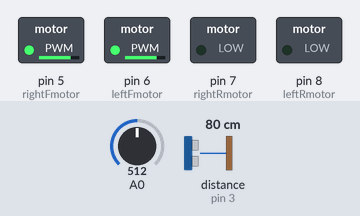
Bench run of a sketch on a simulated Arduino Leonardo, built with avr-gcc and run on an emulated ATmega32U4. On the bench: switched loads named in the sketch (green lamp = pin HIGH). Wiring (inferred from the names in the program): ultrasonic range finder: trigger pin 3; echo pin 3. The inputs (shaded band) are chosen by the test bench; at power-on: distance to the obstacle (sensor on pin 3) 80 cm, A0 = 512. The echo pulse lasts 58.3 µs per cm; what the sketch prints to the serial monitor is not drawn.

Above: at 1.2 s.
1.3 s: distance to the obstacle (sensor on pin 3) set to 7 cm
2.8 s: distance to the obstacle (sensor on pin 3) set to 4 cm
At 3.2 s:
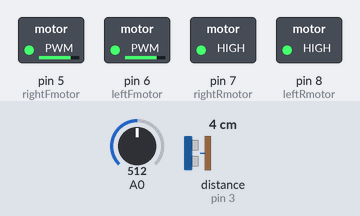
Timing chart, 0 to 5.8 s (numbered marks = the images above; inputs shaded):
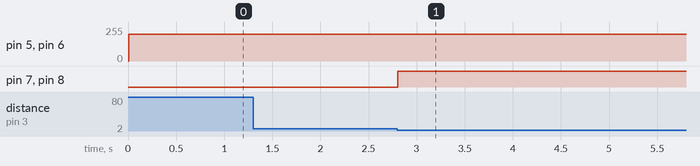

The sketch:

automove1.01.ino
```cpp
/*
091513	Configure Ultrasonic Sensor
091613	Configure bot movement relative to encoder pair
*/

#define leftFmotor 6 //M1 Speed Control
#define rightFmotor 5 //M2 Speed Control
#define leftRmotor 8 //M1 Direction Control
#define rightRmotor 7 //M2 Direction Control
#define distancesensorPin 3
int leftmotorSpeed=200;
int rightmotorSpeed=200;
long count = 0;
int rawsensorData = 0;
int sensorData1= 0;
int sensorData0 = 0;
boolean movingForward=false;
boolean crash=false;
int crashzone=5; //Value in centimiters

void setup()
{
	Serial.begin(9600);
	pinMode(distancesensorPin, OUTPUT);
	for(int i=5; i<=8; i++) {
		pinMode(i, OUTPUT);
	}
}

void loop()
{
	int x=((encoderCount()) - 10);
        if((getDistance()) < crashzone) {
                crash=true;
        }
        if(crash == false) {
                forward();
        }
        if(crash == true) {
			do {
                	reverse();
			}
			while((encoderCount()) >  x);
			crash=false;
        }
        Serial.println(encoderCount());
}

void stop()
{
	digitalWrite(leftFmotor, LOW);
        digitalWrite(rightFmotor, LOW);
        digitalWrite(leftRmotor, LOW);
        digitalWrite(rightRmotor, LOW);
}

void forward()
{
	analogWrite(leftFmotor, leftmotorSpeed);
		analogWrite(rightFmotor, rightmotorSpeed);
		digitalWrite(leftRmotor, LOW);
		digitalWrite(rightRmotor, LOW);
}

void reverse()
{
    analogWrite(leftFmotor, leftmotorSpeed);
    analogWrite(rightFmotor, rightmotorSpeed);
    digitalWrite(leftRmotor, HIGH);
    digitalWrite(rightRmotor, HIGH);
}

int encoderCount()
{
	rawsensorData=analogRead(0);
	if(rawsensorData < 600 && (digitalRead(leftRmotor) == LOW || digitalRead(rightRmotor) == LOW)) {
            movingForward=true;
            sensorData1 = 1;
    }
    else if(rawsensorData < 600 && digitalRead(leftRmotor) == HIGH && digitalRead(rightRmotor) == HIGH) {
            movingForward=false;
            sensorData1 = 1;
    }
    else {
    		sensorData1 = 0;
    }

    if(sensorData1 != sensorData0 && movingForward == true) {
            count ++;
    }
    else if (sensorData1 != sensorData0 && movingForward == false) {
      		count --;
    }
    sensorData0 = sensorData1;
    return count;
}

int getDistance()
{
        int distance;
        unsigned long pulse =0;

        pinMode(distancesensorPin, OUTPUT);
        digitalWrite(distancesensorPin, LOW);
        delayMicroseconds(5);

        digitalWrite(distancesensorPin, HIGH);
        delayMicroseconds(5);
        digitalWrite(distancesensorPin, LOW);

        pinMode(distancesensorPin, INPUT);
        pulse=pulseIn(distancesensorPin, HIGH);
        pulse=pulse/2;
        distance = int(pulse/29);
        return distance;
}
```

Measured:
- the behaviour switches between 6 and 5 cm on distance to the obstacle (sensor on pin 3) (found by bisection; images 0 and 1)
- after the input at 1.3 s, every drawn part: stays the same
- after the input at 2.8 s, pin 7 (rightRmotor), pin 8 (leftRmotor): LOW → HIGH at once
